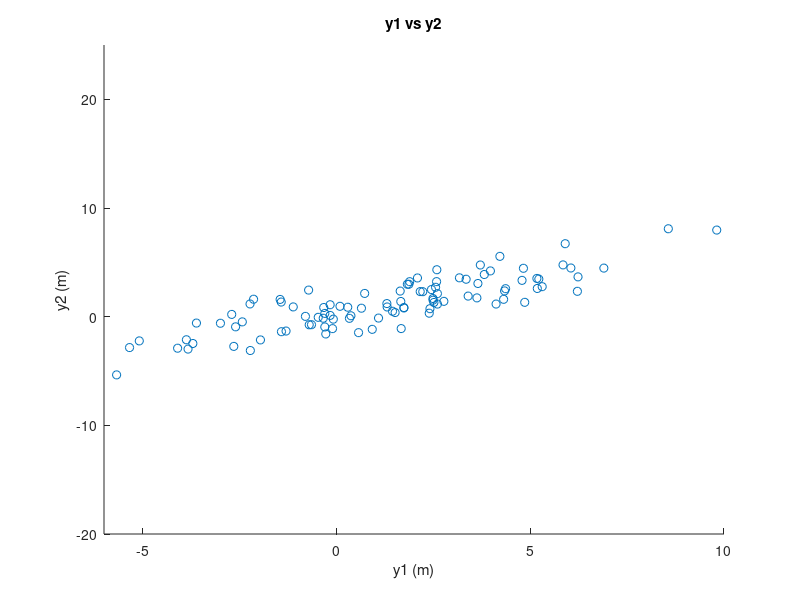
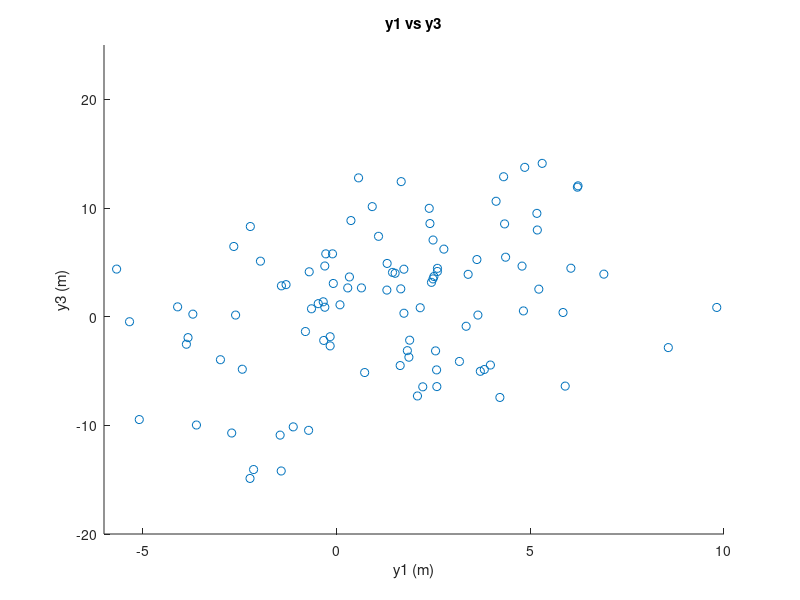
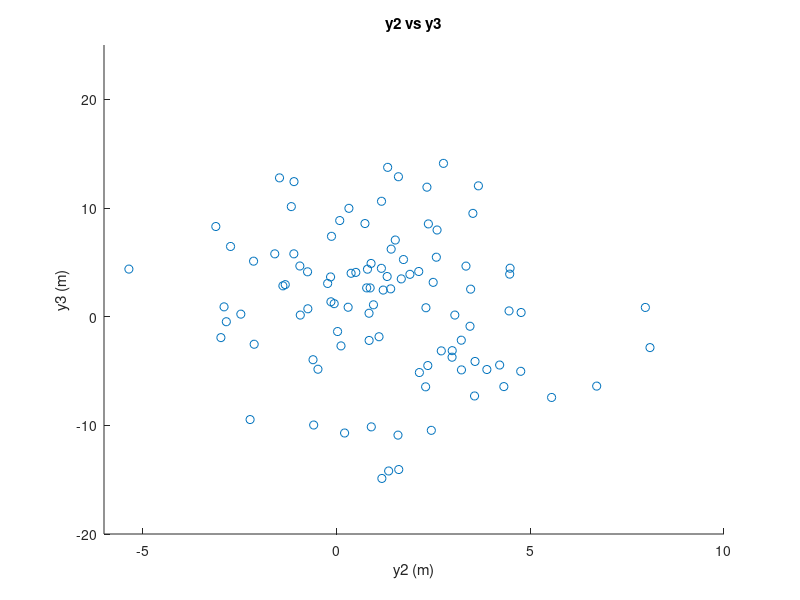

MATLAB code for these plots, in order:
clear;close all;clc
%% Problem 1, part b converting CT to DT stochastic LTI
A = [0 1 ;-100 -10];
B = zeros(2);
C = [1 0;0 0.2];
D = 0;

dt = 0.2;

sys = ss(A,B,C,D);

sys = c2d(sys,dt);

[F,G,H,M] = ssdata(sys);
% Compute Q matrix
gamma = [0 1]';
W = 10;

Z = [-A gamma*W*gamma';zeros(2) A']
Z = dt*Z;

ez = expm(Z);

Q = ez([3:4],[3:4])'*ez([1:2],[3:4]);
%% Problem 4
%part a
clear;close all;clc
%Define given covariance matrix R
R = [8 5.15 6.5;5.15 5 -4.07;6.5 -4.07 50];
%Find Sv using cholesky factorization of R
Sv = chol(R,'lower');
%define qk for random samples and compute yk for 100 measurements using 
%yk = mk +Sv*qk, where mk is desired mean (1 in this case)
for i = 1:100
    qk(:,i) = randn(1,3)';
    yk(:,i) = 1 + Sv*qk(:,i);
end
figure(1)
scatter(yk(1,:),yk(2,:))
xlim([-6 10])
ylim([-20 25])
xlabel('y1 (m)')
ylabel('y2 (m)')
title('y1 vs y2')
figure(2)
scatter(yk(1,:),yk(3,:))
xlim([-6 10])
ylim([-20 25])
xlabel('y1 (m)')
ylabel('y3 (m)')
title('y1 vs y3')
figure(3)
scatter(yk(2,:),yk(3,:))
xlim([-6 10])
ylim([-20 25])
xlabel('y2 (m)')
ylabel('y3 (m)')
title('y2 vs y3')
%part b
%Using the built-in covariance function "cov", the sample covariance matrix
%can be determined 
covmat = cov(yk')
%part c
%For use of first 3 observations
ind = 1;
for T = [3 10 100]
    % H = ones(3*T,3);
    H = [];
    for i = 1:T
        H = [H;eye(3)];
    end
    for i = 1:3:3*T
        bigR(i:i+2,i:i+2) = R;
    end
    yk = reshape(yk',300,1);
    xLS(:,ind) = inv(H'*inv(bigR)*H)*H'*inv(bigR)*yk(1:3*T);
    %determine error cov. matrix 
    qk = reshape(qk',300,1);
    els(:,ind) = -inv(H'*inv(bigR)*H)*(H'*inv(bigR))*qk(1:3*T);
    ind = ind+1;
end
xLS(:,1) % x estimate using first 3 measurements
xLS(:,2) % x estimate using first 10 measurements
xLS(:,3) % x estimate using 100 measurements
%respective estimation error cov. matrices
els(:,1)
els(:,2)
els(:,3)
%part d 
data = load('hw6problem5data.csv');
%construct H and R to have proper dimensions 
clear bigR
H = [];
for i = 1:30
    H = [H;eye(3)];
end
for i = 1:3:90
    bigR(i:i+2,i:i+2) = R;
end
data = reshape(data,90,1);
xLS = inv(H'*inv(bigR)*H)*H'*inv(bigR)*data;
els = -inv(H'*inv(bigR)*H)*(H'*inv(bigR))*qk(1:90);
%part e
%using unweighted least squares is the same process as in part d but
%without the use of the R matrix
xLS = inv(H'*H)*H'*data;
els = -inv(H'*H)*(H'*qk(1:90));
%part f
%RLLS 
